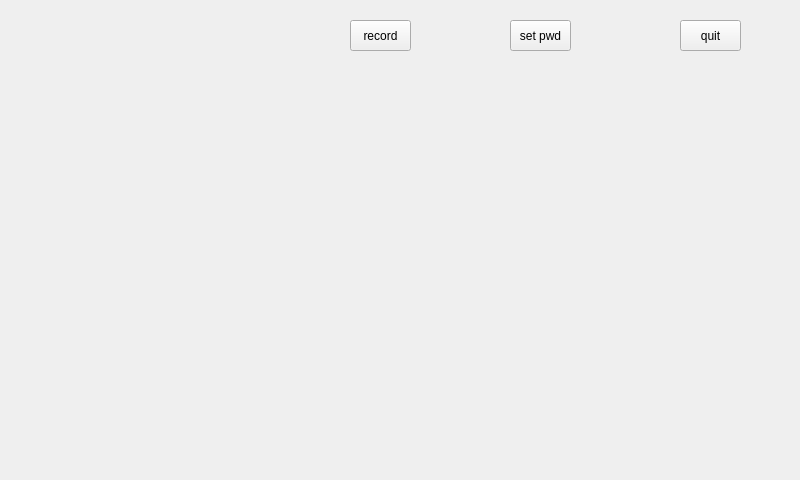
<?xml version="1.0" encoding="UTF-8"?>
<ui version="4.0">
 <class>admi</class>
 <widget class="QWidget" name="admi">
  <property name="geometry">
   <rect>
    <x>0</x>
    <y>0</y>
    <width>800</width>
    <height>480</height>
   </rect>
  </property>
  <property name="windowTitle">
   <string>Form</string>
  </property>
  <widget class="QPushButton" name="pushButton_quit">
   <property name="geometry">
    <rect>
     <x>680</x>
     <y>20</y>
     <width>61</width>
     <height>31</height>
    </rect>
   </property>
   <property name="text">
    <string>quit</string>
   </property>
  </widget>
  <widget class="QPushButton" name="pushButton_record">
   <property name="geometry">
    <rect>
     <x>350</x>
     <y>20</y>
     <width>61</width>
     <height>31</height>
    </rect>
   </property>
   <property name="text">
    <string>record</string>
   </property>
  </widget>
  <widget class="QStackedWidget" name="stackedWidget">
   <property name="geometry">
    <rect>
     <x>0</x>
     <y>70</y>
     <width>800</width>
     <height>400</height>
    </rect>
   </property>
   <widget class="QWidget" name="page"/>
   <widget class="QWidget" name="page_2"/>
  </widget>
  <widget class="QPushButton" name="pushButton_changePwd">
   <property name="geometry">
    <rect>
     <x>510</x>
     <y>20</y>
     <width>61</width>
     <height>31</height>
    </rect>
   </property>
   <property name="text">
    <string>set pwd</string>
   </property>
  </widget>
 </widget>
 <resources/>
 <connections/>
</ui>
